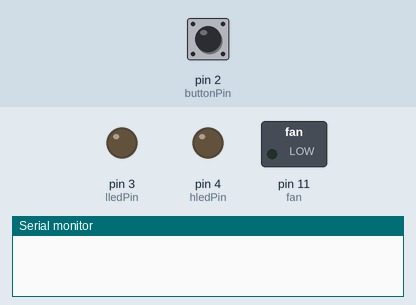
The sketch below on a simulated Arduino Uno, built with avr-gcc and run on an emulated ATmega328P. Shown: switched loads named in the sketch (green lamp = pin HIGH), output pins drawn as LEDs (lit = HIGH), the last lines printed to the serial monitor. The test bench sets the inputs (shaded band); at power-on: pin 2 (buttonPin) LOW.

Above: at 1.2 s.
1.3 s: pin 2 (buttonPin) pulled HIGH for 0.15 s
At 2.4 s:
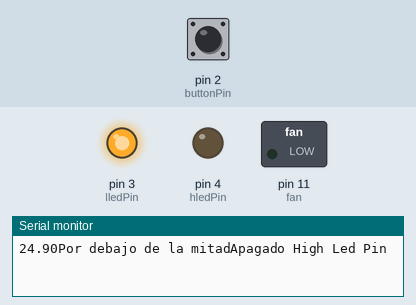
Timing chart, 0 to 4.3 s (numbered marks = the images above; inputs shaded):
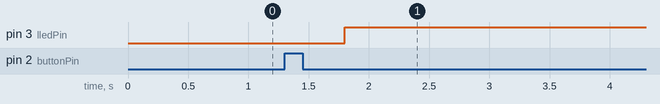

The sketch:

thermoservo.ino
```cpp
/*      Termostato Servomotor     */
/*         Made by Karasu         */
/* https://github.com/XaviFortes/ */

float temp;
int tempPin = A1;
int tempMin = 25;
int tempMax = 70;
int fan = 11;
int fanSpeed = 0;
int buttonPin = 2;
int lledPin = 3;
int hledPin = 4;
int buttonState = 0;


void setup() {

pinMode(fan, OUTPUT);
pinMode(tempPin, INPUT);
pinMode(lledPin, OUTPUT);
pinMode(hledPin, OUTPUT);
pinMode(buttonPin, INPUT);

Serial.begin(9600);

}

void loop() {
buttonState = digitalRead(buttonPin);
if (buttonState == HIGH) {

temp = analogRead(tempPin);
temp = (temp *5.0*100.0)/1024.0;
Serial.print(temp);

delay(500);
if(temp < tempMin) {

fanSpeed = 0;
digitalWrite(fan, LOW);

}

if((temp >= tempMin) && (temp <= tempMax)) {

fanSpeed = map(temp, tempMin, tempMax, 32, 255);

analogWrite(fan, fanSpeed);
Serial.print(fanSpeed);

}
if(fanSpeed <= 127.5) {

  digitalWrite (lledPin, HIGH);
  Serial.print("Por debajo de la mitad");


} else {
  digitalWrite (lledPin, LOW);
  Serial.print("Apagado Low Led Pin");
}

if(fanSpeed >= 127.5) {

  digitalWrite (hledPin, HIGH);
  Serial.print("Por encima de la mitad");


} else {
  digitalWrite (hledPin, LOW);
  Serial.print("Apagado High Led Pin");
}
}
}
```

Measured:
- after the input at 1.3 s, pin 3 (lledPin): LOW → HIGH after 0.50 s
